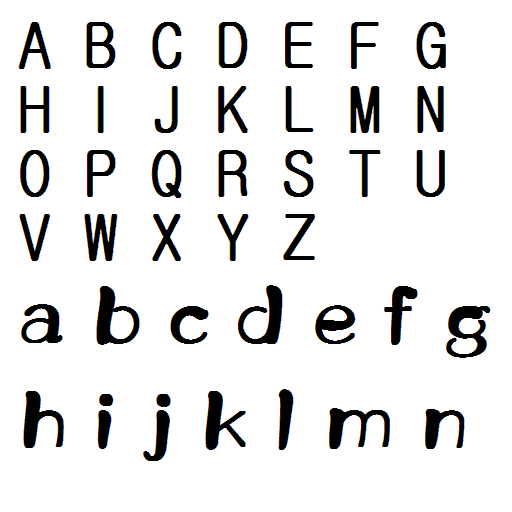
#> input picture data/alphabet.bmp, 512 x 512 px
$ python 0612.py
#> lines starting #> are read from the running program, lines starting #| are printed output that depends on the picture
import cv2
import numpy as np

src = cv2.imread('../data/alphabet.bmp', cv2.IMREAD_GRAYSCALE)
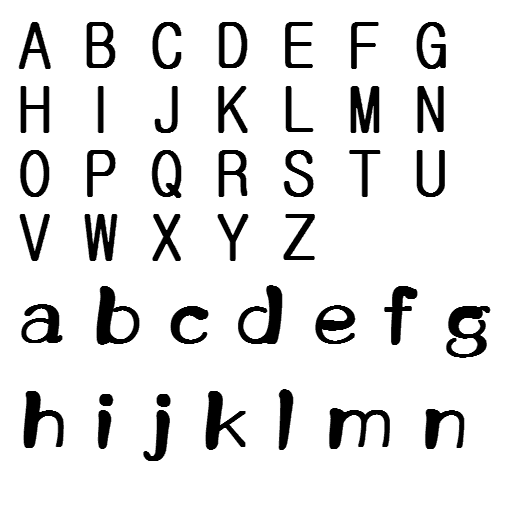
#> src: shape (512, 512); min 0, max 255, mean 228.8
tmp_A = cv2.imread('../data/A.bmp', cv2.IMREAD_GRAYSCALE)
tmp_S = cv2.imread('../data/S.bmp', cv2.IMREAD_GRAYSCALE)
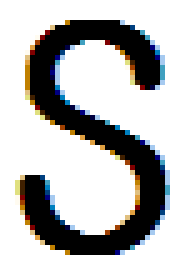
#> input picture data/S.bmp, 37 x 54 px (shown 5 times larger)
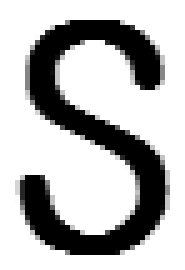
#> tmp_S: shape (54, 37) (shown 5 times larger); min 0, max 255, mean 182.8
tmp_b = cv2.imread('../data/b.bmp', cv2.IMREAD_GRAYSCALE)
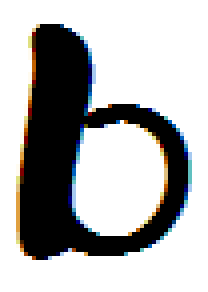
#> input picture data/b.bmp, 52 x 73 px (shown 4 times larger)
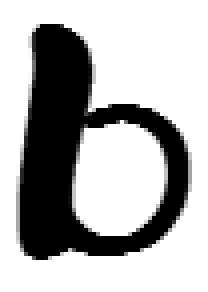
#> tmp_b: shape (73, 52) (shown 4 times larger); min 0, max 255, mean 176.8
dst = cv2.cvtColor(src, cv2.COLOR_GRAY2BGR)

#1
# 참조 영상 src에서 템플릿 tmp_A를 cv2.TM_SQDIFF_NORMED 방법으로 매칭한 결과를 R1에 저장한다.
# cv2.minMaxLoc(R1)로 최소값 minVal와 최소값 위치 minLoc을 찾는다.
# cv2.rectangle()로 최소값 위치 minLoc와 tmp_A의 크기(h, w)를 이용한 모서리 좌표(minLoc[0] + w, minLoc[1] + h로 dst에 사각형을 표시한다.
#> (the run stopped early here; a loop or call above may not have finished)
